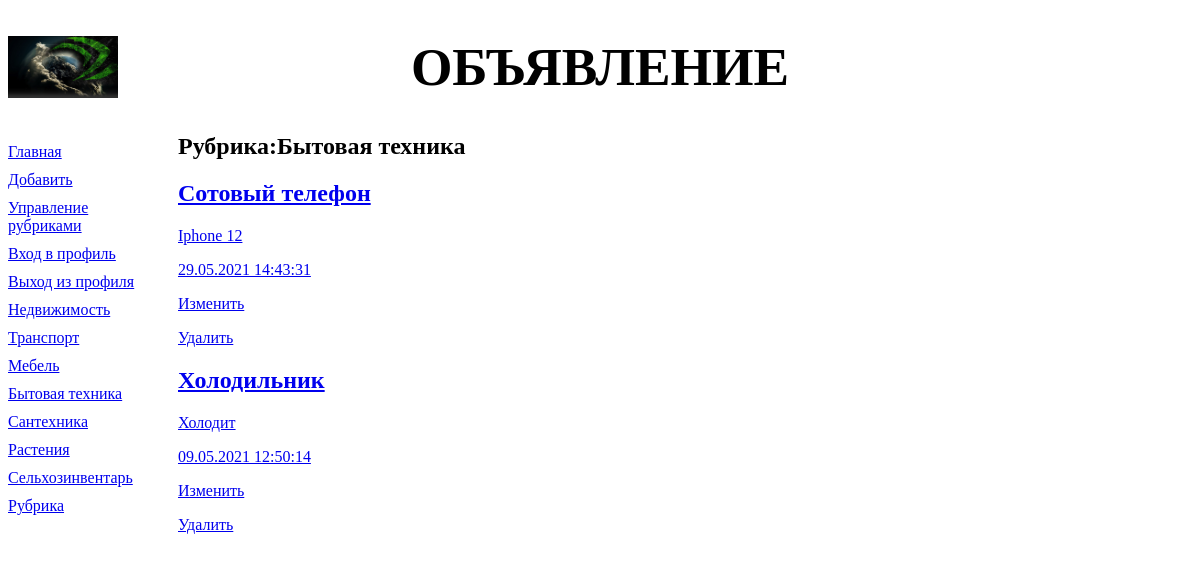
The app's page /bboard/3/, older data.
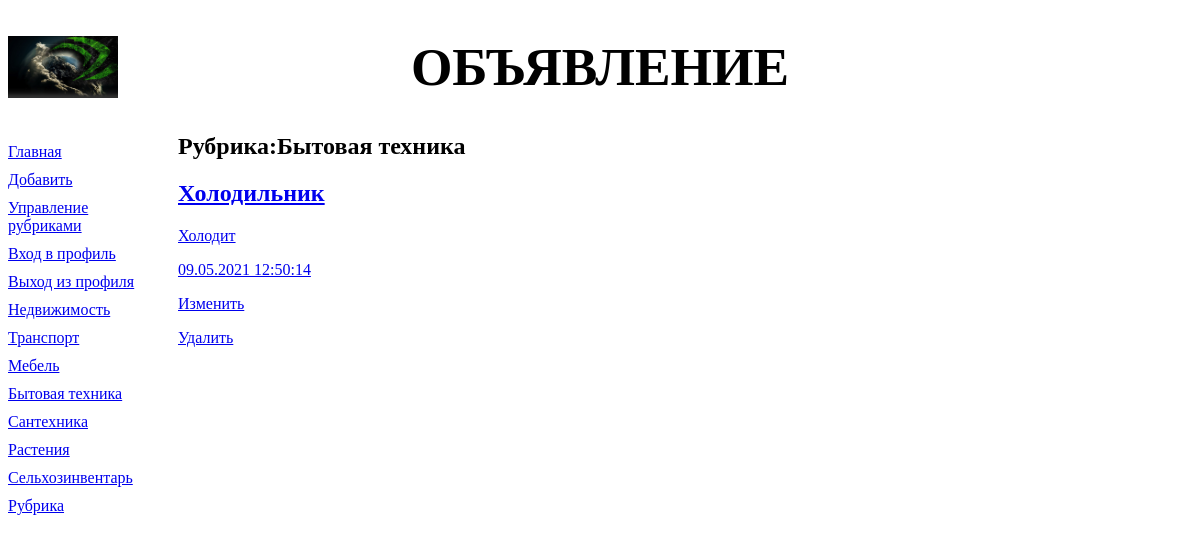
The same page, newer data.
### bboard/models.py (models this page shows, shortened)
class Rubric(models.Model):
    name = models.CharField(max_length=20, db_index=True, verbose_name='Название')
    order = models.SmallIntegerField(default=0, db_index=True)
    objects = RubricManager()
    class Meta:
        verbose_name_plural = 'Рубрики'
        verbose_name = 'Рубрика'
        ordering = ['order', 'name']

class Bb(models.Model):
    title = models.CharField(max_length=50, verbose_name='Товар')
    content = models.TextField(null=True, blank=True, verbose_name='Описание')
    price = models.FloatField(null=True, blank=True, verbose_name='Цена')
    published = models.DateTimeField(auto_now_add=True, db_index=True, verbose_name='Опубликованно')
    rubric = models.ForeignKey('Rubric', null=True, on_delete=models.PROTECT, verbose_name='Рубрика')
    objects = models.Manager()
    revers = BbManager()
    def title_and_price(self):
        if self.price:
            return '%s (%.2f)' % (self.title, self.price)
        else:
            return self.title
    title_and_price.short_description = 'Название и цена'
    class Meta:
        verbose_name_plural = 'Объявления'
        verbose_name = 'Объявление'
        ordering = ['-published']

### bboard/views.py (the view)
class BbByRubricView(SingleObjectMixin,ListView):
    template_name = 'bboard/by_rubric.html'
    pk_url_kwarg = 'rubric_id'
    def get(self, request, *args, **kwargs):
        self.object = self.get_object(queryset = Rubric.objects.all())
        return super().get(request, *args, **kwargs)
    def get_context_data(self, **kwargs):
        context = super().get_context_data(**kwargs)
        context['current_rubric'] = self.object
        context['rubrics'] = Rubric.objects.all()
        context['bbs'] = context['object_list']
        return context
    def get_queryset(self):
        return self.object.bb_set.all()

### bboard/models.py (called while the page is built)
    def get_queryset(self):
        return RubricQuerySet(self.model, using=self._db)

### bboard/templates/bboard/by_rubric.html (shortened to what this page needs)
{% extends "layout/basic.html" %}
{% block content %}
<h2>Рубрика:{{ current_rubric.name }}</h2>
{% for bb in bbs %}
<div>
	<h2><a href="{% url 'detail' pk=bb.pk %}">{{ bb.title }}</h2>
	<p>{{ bb.content }}</p>
	<p>{{ bb.published|date:"d.m.Y H:i:s" }}</p>
	<p><a href="{% url 'bb_form' pk=bb.pk %}">Изменить</a></p>
	<p><a href="{% url 'bb_confirm_delete' pk=bb.pk %}">Удалить</a></p>
</div>
{% endfor %}
{% endblock %}

### bboard/templates/layout/basic.html (shortened to what this page needs)
{% load static %}
<!DOCTYPE html>
<html>
	<head>
		<link rel="stylesheet" type="text/css" href="{% static 'bboard/style.css' %}">
	</head>
	<body>
		<header>
			<h1>Объявление</h1>
		</header>
		<nav>
			<a href="{% url 'index' %}">Главная</a>
			<a href="{% url 'add' %}">Добавить</a>
			<a href="{% url 'rubrics' %}">Управление рубриками</a>
			<a href="{% url 'login' %}">Вход в профиль</a>
			<a href="{% url 'logout' %}">Выход из профиля</a>
			{% for rubric in rubrics %}
			<a href="{% url 'by_rubric' rubric.pk %}">{{ rubric.name }}</a>
			{% endfor %}
		</nav>
		<section>
		{% block content %}
		{% endblock %}
		</section>
	</body>
</html>

### bboard/static/bboard/style.css (style rules this page uses)
header h1 { font-size: 40pt; text-transform : uppercase; text-align: center; background: url("bg.jpg") left / auto 100% no-repeat; }
nav { font-size: : 16pt; width: 150px; float: left; }
nav a { display: block; margin: 10px 0px; }
section { margin-left: 170px; }

Row changes from the older to the newer data that the page shows:
removed Bb: title "Сотовый телефон", content "Iphone 12", published "29.05.2021 14:43:31"
